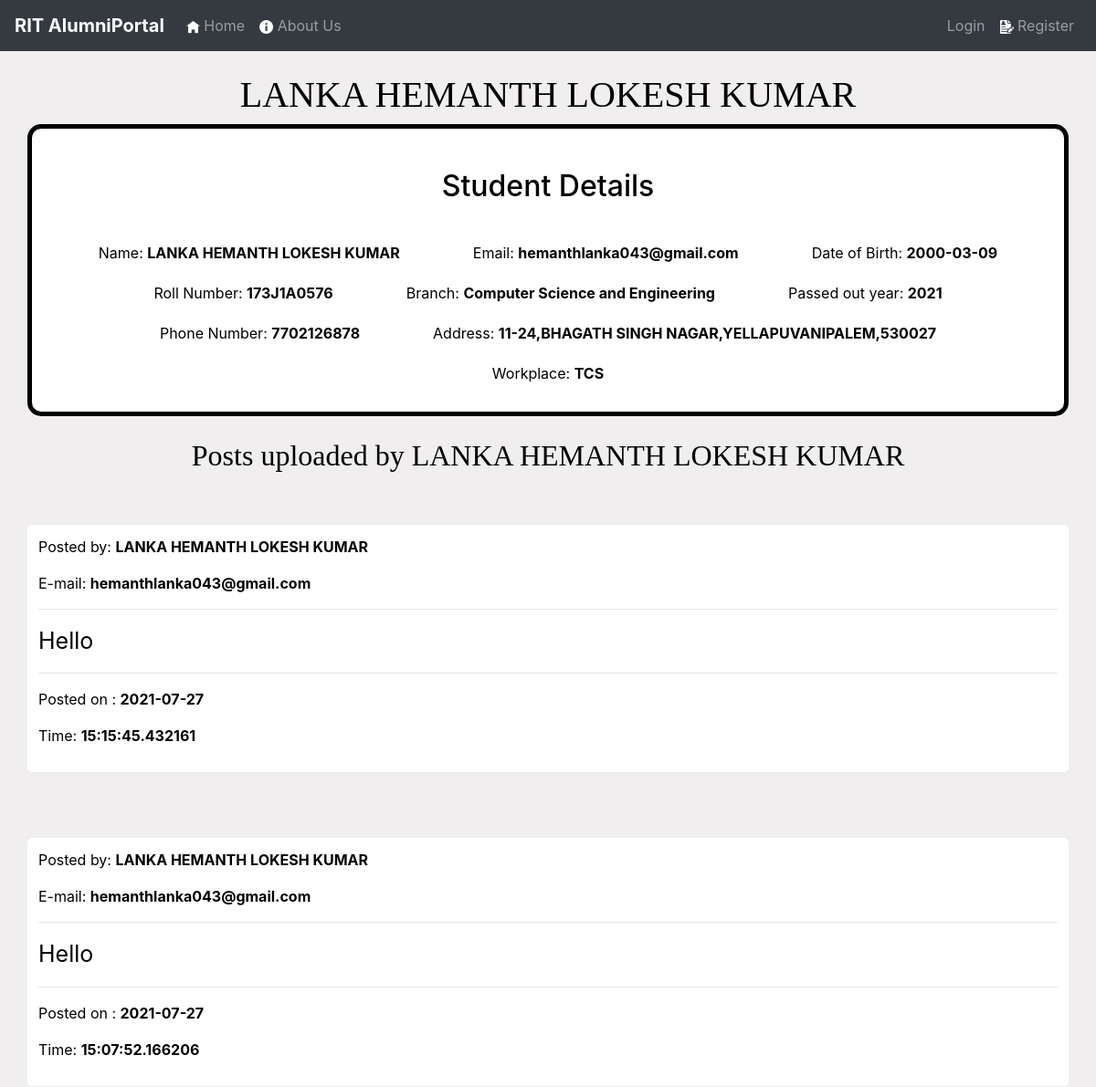
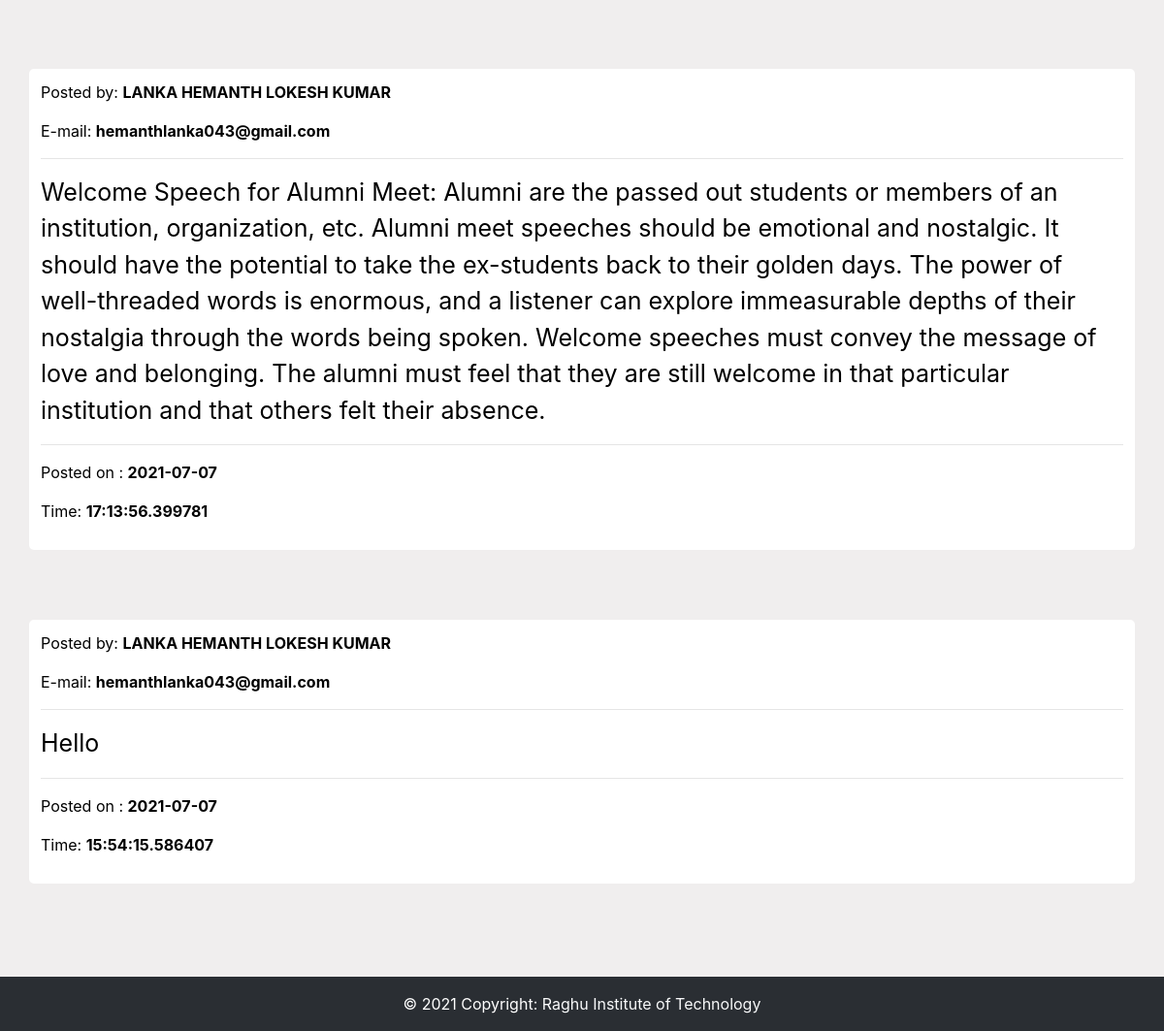
Screenshot of /post?user_id=1 with the database file from the repository (2 pictures, top to bottom).
### alumni/models.py (models this page shows, shortened)
class User(db.Model,UserMixin):
    id = db.Column(db.Integer(), primary_key=True)
    name = db.Column(db.String(length=30), nullable=False, unique=False)
    email= db.Column(db.String(length=30), nullable=False, unique=True)
    password_hash = db.Column(db.String(length=50),nullable=False, unique=False)
    dob=db.Column(db.Date(),nullable=False)
    address = db.Column(db.String(length=200),nullable=False)
    roll_no = db.Column(db.String(length=10),nullable=False)
    branch = db.Column(db.String(length=40),nullable=False)
    phone = db.Column(db.String(length=13),nullable=False,unique=True)
    current_job = db.Column(db.String(length=30),nullable=True)
    secret_key= db.Column(db.String(length=16),nullable=False,unique=True)
    passed_out_year=db.Column(db.String(length=4),nullable=False,unique=False)
    @property
    def password(self,plain_text_password):
        return self.password

class Post(db.Model):
    id=db.Column(db.Integer, primary_key=True)
    name=db.Column(db.String(length=30),nullable=False,unique=False)
    email=db.Column(db.String(length=40),nullable=False)
    post = db.Column(db.String(length=10000),nullable=False,unique=False)
    date_time=db.Column(db.DateTime,nullable=False,default=datetime.datetime.now)
    user_id=db.Column(db.Integer(),nullable=False)

### alumni/routes.py (the view)
@app.route("/post",methods=['GET','POST'])
def posts_page():
    user_id = request.args.get('user_id')
    posts=Post.query.filter_by(user_id=user_id).order_by(desc('date_time')).all()
    post=User.query.filter_by(id=user_id).first()
    return render_template("uposts.html",posts=posts,user=post)

### alumni/templates/uposts.html (shortened to what this page needs)
<!doctype html>
<html lang="en">
<head>
    <link rel="stylesheet" href="https://cdn.jsdelivr.net/npm/bootstrap@4.5.3/dist/css/bootstrap.min.css"
>
    <link rel="stylesheet" href="{{url_for('static',filename='style.css')}}">
</head>
<body>
    <nav class="navbar navbar-expand-md navbar-dark bg-dark">
        <a class="navbar-brand" href="{{url_for('home_page')}}"><span>RIT AlumniPortal</span></a>
        <div class="collapse navbar-collapse" id="navbarNav">
            {% if current_user.is_authenticated%}
            <ul class="navbar-nav mr-auto">
                <li class="nav-item">
                    <a class="nav-link" href="{{url_for('home_page')}}"><img
                            src="{{url_for('static',filename='home-7-48.png')}}" height="15px" width="15px" alt="">
                        Home <span class="sr-only">(current)</span></a>
                </li>
                <li class="nav-item">
                    <a class="nav-link" href="{{url_for('about_page')}}"><img
                            src="{{url_for('static',filename='info-16.png')}}" height="15px" width="15px" alt=""> About
                        Us</a>
                </li>
                <li class="nav-item">
                    <a class="nav-link" href="{{url_for('feed_page')}}"><img
                            src="{{url_for('static',filename='download.png')}}" height="15px" width="15px" alt="">
                        Feed</a>
                </li>
                <li class="nav-item">
                    <a class="nav-link" href="{{url_for('members_page')}}"><img
                            src="{{url_for('static',filename='icon-members-login.png')}}" height="15px" width="15px"
                            alt="">Members</a>
                </li>
            </ul>
            <ul class="navbar-nav">
                <li class="nav-item">
                    <a class="nav-link" style="color:white">{{current_user.name}}</a>
                </li>
                <li class="nav-item">
                    <a class="nav-link " href="{{url_for('logout_page')}}"><img
                            src="{{url_for('static',filename='shut-down-icon-22.jpg')}}" height="15px" width="15px"
                            alt=""> Logout</a>
                </li>
            </ul>
            {% else%}
            <ul class="navbar-nav mr-auto">
                <li class="nav-item">
                    <a class="nav-link" href="{{url_for('home_page')}}"><img
                            src="{{url_for('static',filename='home-7-48.png')}}" height="15px" width="15px" alt="">
                        Home <span class="sr-only">(current)</span></a>
                </li>
                <li class="nav-item">
                    <a class="nav-link" href="{{url_for('about_page')}}"><img
                            src="{{url_for('static',filename='info-16.png')}}" height="15px" width="15px" alt=""> About
                        Us</a>
                </li>
            </ul>
            <ul class="navbar-nav">
                <li class="nav-item">
                    <a class="nav-link" href="{{url_for('login')}}"><img
                            src="https://oferrtest.shaktioffice.in/Content/Login/img/login-w-icon.png" height="15px"
                            width="15px" alt="" />
                        Login</a>
                </li>
                <li class="nav-item">
                    <a class="nav-link " href="{{url_for('register_page')}}"><img class="invert"
                            src="{{url_for('static',filename='PngItem_3204574.png')}}" height="15px" width="15px">
                        Register</a>
                </li>
            </ul>
            {% endif%}
        </div>
    </nav>
    <br>
    <h1 class="container" align="center" style="font-family:'Times New Roman', Times, serif;">{{user.name}}</h1>
    <div class="container register" align="center" margin="500px" style="background-color:white">
        <br>
        <h2 style="color:black">Student Details</h2>
        <br>
        <p>Name: <span>{{user.name}}</span>
        <p>Email: <span>{{user.email}}</span>
        <p>Date of Birth: <span>{{user.dob}}</span>
        <p>Roll Number: <span>{{user.roll_no}}</span>
        <p>Branch: <span>{{user.branch}}</span>
        <p>Passed out year: <span>{{user.passed_out_year}}</span>
        <p>Phone Number: <span>{{user.phone}}</span>
        <p>Address: <span>{{user.address}}</span>
        <p>Workplace: <span>{{user.current_job}}</span>
            <br>
    </div>
    <br>
    <h2 class="container" align="center" style="font-family:'Times New Roman', Times, serif;">Posts uploaded by
        {{user.name}}</h2>
    {% for post in posts%}
    <br><br>
    <div class="container" style="border:2px solid white; padding:10px; border-radius:5px;background-color:white">
        <p>Posted by: <b>{{post.name}}</b></p>
        <p>E-mail: <b>{{post.email}}</b></p>
        <hr>
        <p style="font-size:25px;"> {{post.post}}</p>
        <hr>
        <p>Posted on : <b>{{post.date_time.date()}}</b></p>
        <p>Time: <b>{{post.date_time.time()}}</b></p>
    </div>
    <br>
    {%endfor%}
    <br><br><br>
    <footer class="bg-dark text-center text-lg-start ">
        <div class="text-center p-3" style="background-color: rgba(0, 0, 0, 0.2); color:white">
            © 2021 Copyright:
            <a class="text-light" href="https://www.raghuinstech.com/">Raghu Institute of Technology</a>
        </div>
    </footer>
</body>
</html>

### alumni/static/style.css (style rules this page uses)
.register { color: white; text-align: center; border:5px solid black; border-radius:15px; padding: 20px; }

### alumni/templates/uposts.html (style rules this page uses)
.register p { color: black; text-align: left; margin: 0px 30px; padding: 10px; display: inline-block; }
body { background-color: rgb(240, 238, 238); color: black; }
span { display: inline; text-align: center; font-weight: bold }

### rows the page displays
User: name "LANKA HEMANTH LOKESH KUMAR", email "hemanthlanka043@gmail.com", dob "2000-03-09", roll_no "173J1A0576", branch "Computer Science and Engineering", passed_out_year "2021", phone "7702126878", address "11-24,BHAGATH SINGH NAGAR,YELLAPUVANIPALEM,530027", current_job "TCS"
Post: name "LANKA HEMANTH LOKESH KUMAR", email "hemanthlanka043@gmail.com", post "Hello", date_time "2021-07-27", date_time.time "15:15:45.432161"
Post: name "LANKA HEMANTH LOKESH KUMAR", email "hemanthlanka043@gmail.com", post "Hello", date_time "2021-07-27", date_time.time "15:07:52.166206"
Post: name "LANKA HEMANTH LOKESH KUMAR", email "hemanthlanka043@gmail.com", post "Welcome Speech for Alumni Meet: Alumni are the passed out students or members of an institution, organization, etc. Alumni meet speeches should be emotional and nostalgic. It should have the potential to take the ex-students back to their golden days. The power of well-threaded words is enormous, and a listener can explore immeasurable depths of their nostalgia through the words being spoken. Welcome speeches must convey the message of love and belonging. The alumni must feel that they are still welcome in that particular institution and that others felt their absence.", date_time "2021-07-07", date_time.time "17:13:56.399781"
Post: name "LANKA HEMANTH LOKESH KUMAR", email "hemanthlanka043@gmail.com", post "Hello", date_time "2021-07-07", date_time.time "15:54:15.586407"
